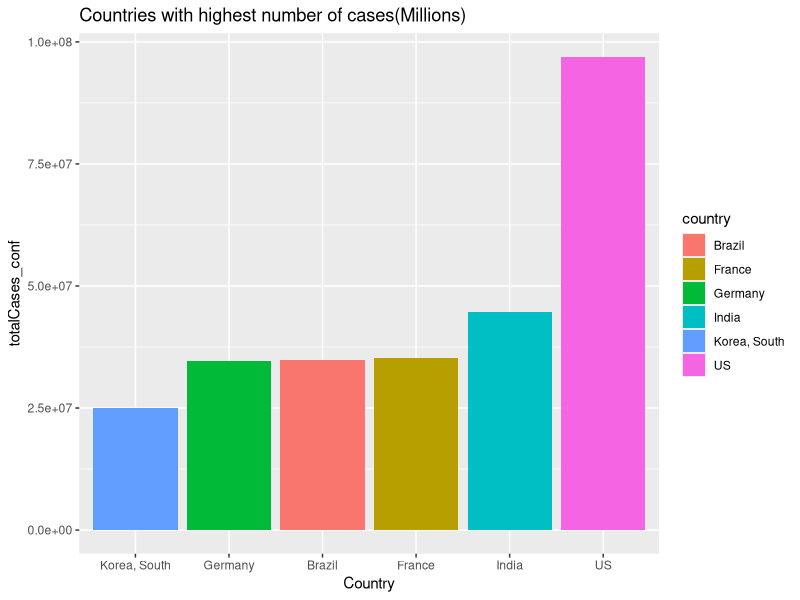
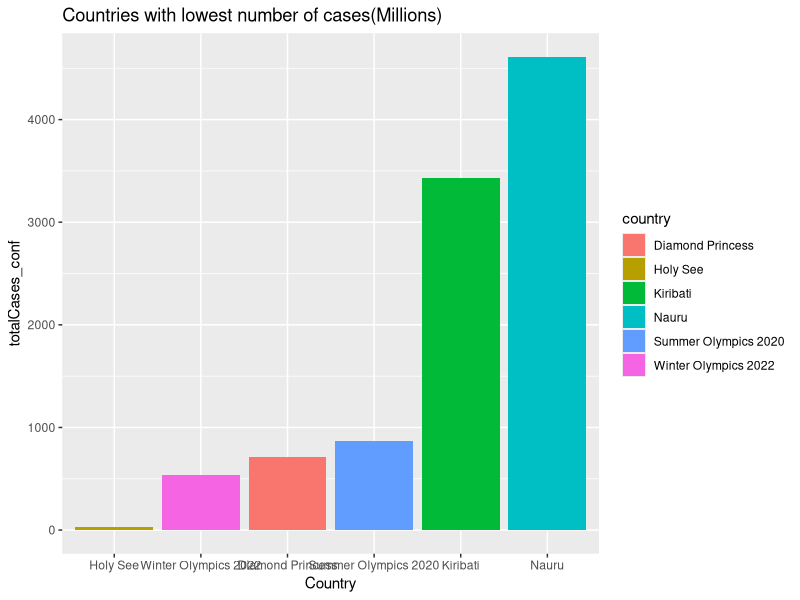
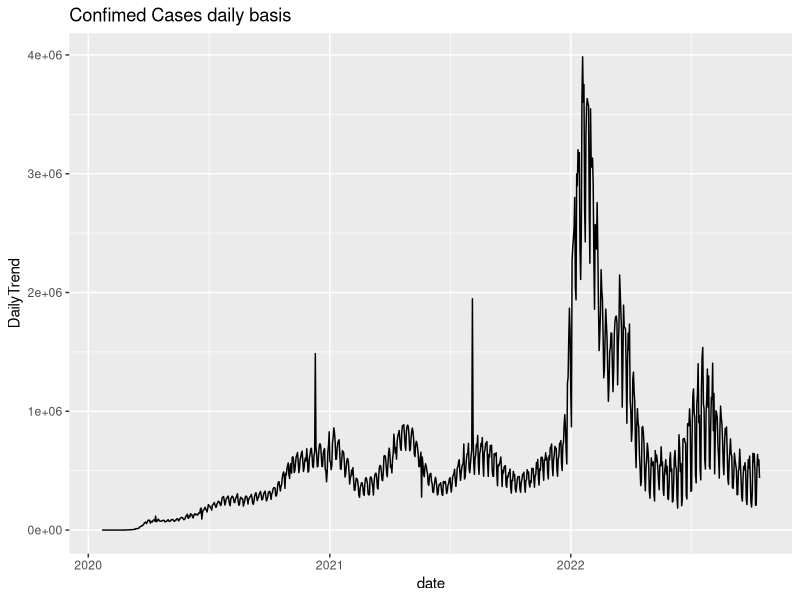
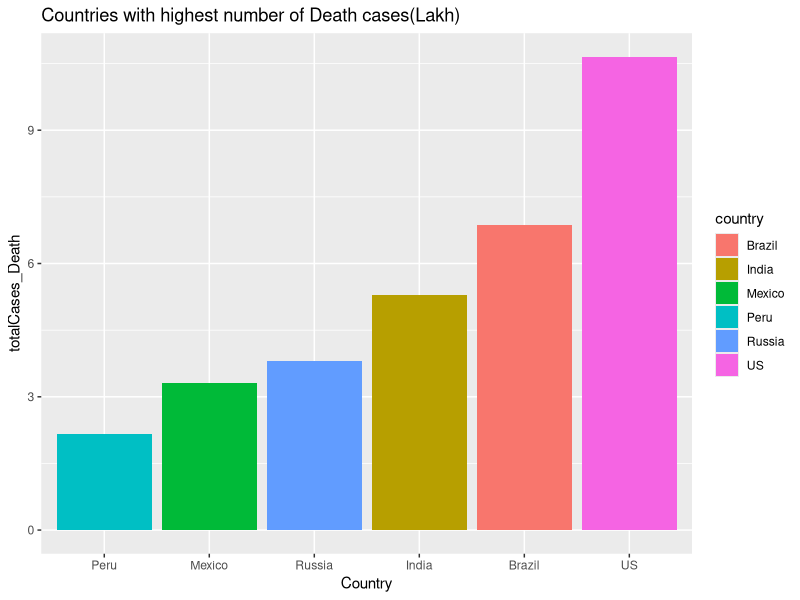
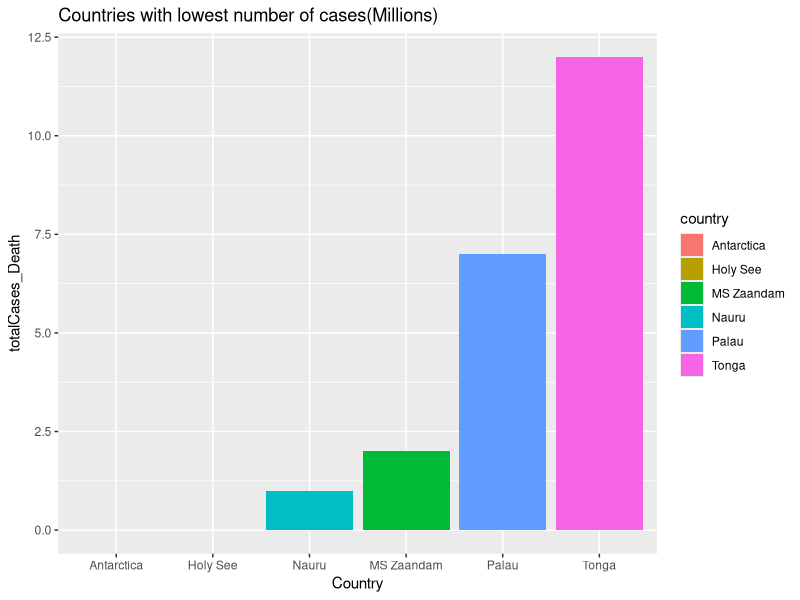
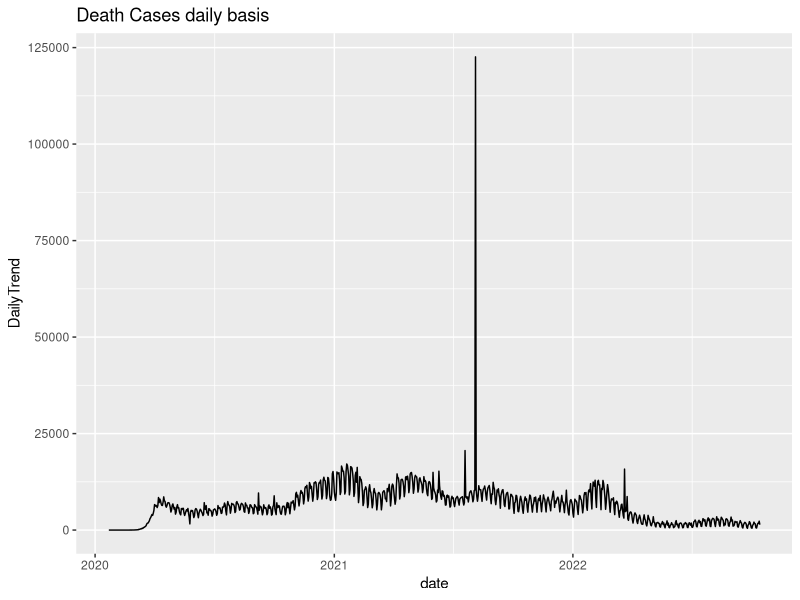
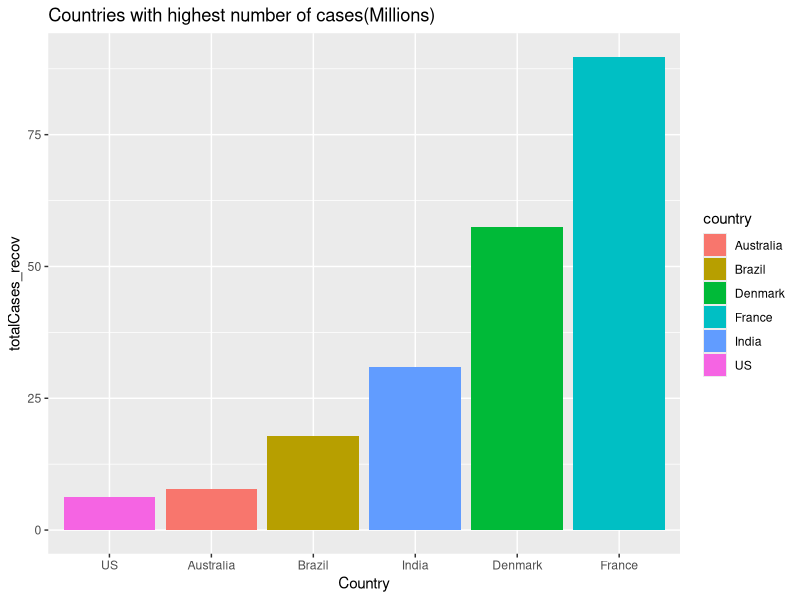
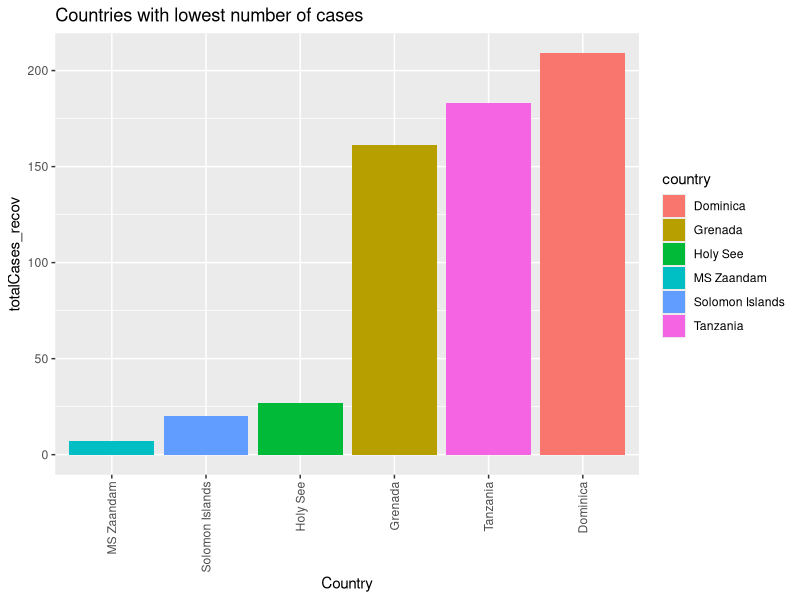

Generate these figures, in order, with R:
## ---- chunk 1
knitr::opts_chunk$set(echo = TRUE)
## ---- chunk 2
library(tidyverse)
library(lubridate)
library(ggplot2)
library(tidyr)
library(dplyr)

## ---- chunk 3
options(warn = -1)

## ---- chunk 4

### Read The input data
confirmedraw = read.csv("time_series_covid19_confirmed_global.csv")
deathsraw= read.csv("time_series_covid19_deaths_global.csv")
recoveredraw = read.csv("time_series_covid19_recovered_global.csv")

# Get the Dimention of the dataset
print(dim(confirmedraw))

print(dim(deathsraw))

print(dim(recoveredraw))

## ---- chunk 5
#Sample data

head(recoveredraw[1,1:10])

## ---- chunk 6
# Function for initial Preprocessing Activity to Create and Structure the raw data
formatTheData = function(data,colName) {
    
    # Rename the lengthy columns
    covid_data = data %>% rename('subregion' = 'Province.State','country' = 'Country.Region')
    
    # Explude not requied columns
    covid_data = covid_data %>%  pivot_longer(cols = -one_of('country','subregion','Lat','Long')
                ,names_to = 'date'
               ,values_to = colName
               )
    
    # Remove 'X' on the Dataframe header
    covid_data$date <- covid_data$date %>% sub("X", "", .)
  
    # COnver to dateformat  
    covid_data$date = mdy(covid_data$date)

    # Sort the data in ascending order
    covid_data = covid_data %>% arrange(date)

    # Round off the values to 3 decimal on Lat and Long   
    covid_data$Lat = round(covid_data$Lat,3)

    covid_data$Long = round(covid_data$Long,3)
    
    #covid_data = merge(countryToContinent,covid_data,  by.y = "Country", by.x = "Country.Region")

    print(unique(format(covid_data$date, "%Y")))
    print(dim(covid_data))

    # Have observed that some issue in canadat nation data where recovered and Death and Conf cases not maching so ignoring     
    covid_data  = covid_data[covid_data$country != 'canada',]
    return(data.frame(covid_data))
    
}
## ---- chunk 7
case.conf = formatTheData(confirmedraw,"conf")
case.death = formatTheData(deathsraw,"death")
case.recov = formatTheData(recoveredraw,"recov")

## ---- chunk 8
head(case.conf)
## ---- chunk 9
## we have to remove recovered data for Canada due to mismatch issue (Canada recovered data is counted by Country-wise rather than Province/State-wise).

case.conf = case.conf[case.conf$country!= 'Canada' & case.conf$country!= 'China',]
case.death = case.death[case.death$country!= 'Canada' & case.death$country!= 'China',]
case.recov = case.recov[case.recov$country!= 'Canada' & case.recov$country!= 'China',]
## ---- chunk 10
#head(case.conf)
head(case.conf %>% arrange(country))

## ---- chunk 11

tail(case.conf)

## ---- chunk 12

tail(case.death)


## ---- chunk 13

full_date = full_join(case.conf, case.death, by = c('subregion','country','Lat','Long', 'date'))

country = full_join(full_date, case.recov, by = c('subregion','country','Lat','Long', 'date'))


## ---- chunk 14
sum(is.na(country))

## ---- chunk 15

# Remove NA and Nan data from the processed data alsi negative values
country = country %>% filter(!is.na(Lat) & !is.na(Long) & !is.na(conf) & !is.na(death) & !is.na(recov))

country = country[country$recov >=0 & country$death >=0 & country$conf >=0,]

sum(is.na(country))

## ---- chunk 16

dim(country)

## ---- chunk 17

length(unique(country$country))

## ---- chunk 18
country$Active = country$conf -  country$death - country$recov

country = country[country$Active>=0 & country$recov>=0,]

dim(country)

## ---- chunk 19
head(country[country$recov !=0,])

## ---- chunk 20

getNewCases = function(nation,col,newcolname){
    df = country
    df = df[df$country == nation,]
    
    df = df %>% arrange(date)
    newCases = df[2:dim(df)[1],][,col] - df[1:dim(df)[1],][,col]
    newCases = append(newCases,0,0)
    
    newCases = newCases[-length(newCases)]
    df$newCases = as.integer(0)
    names(df)[names(df) == "newCases"] <- newcol
    
    df[,newcol] <- newCases

    return(df)
}


## ---- chunk 21

country_newCases <- country
country_newCases$newCases = as.integer(0)
country_newCases <- country_newCases[0,]

newcol = "newCases"

for(c in unique(country$country))
    {
    country_newCases = rbind(country_newCases,getNewCases(c,'conf','newCases'))
}

## ---- chunk 22
country_newDeath <- country
country_newDeath$newDeath = as.integer(0)
country_newDeath <- country_newDeath[0,]

col = "death"
newcol = "newDeath"

for(c in unique(country$country))
    {
    country_newDeath = rbind(country_newDeath,getNewCases(c,col,newcol))
}

## ---- chunk 23

country_newRecovered <- country
country_newRecovered$newRecovered = as.integer(0)
country_newRecovered <- country_newRecovered[0,]

col = "recov"
newcol = "newRecovered"

for(c in unique(country$country))
    {
    country_newRecovered = rbind(country_newRecovered,getNewCases(c,col,newcol))
}

## ---- chunk 24

country_newActive <- country
country_newActive$newActive = as.integer(0)
country_newActive <- country_newActive[0,]

col = "Active"
newcol = "newActive"

for(c in unique(country$country))
    {
    country_newActive = rbind(country_newActive,getNewCases(c,col,newcol))
}


## ---- chunk 25

fulldata1 = full_join(country_newCases, country_newDeath, by = c('subregion','country','Lat',
                                                            'Long', 'date','conf','death',
                                                            'recov','Active'))


## ---- chunk 26

fulldata2 = full_join(fulldata1, country_newActive, by = c('subregion','country','Lat',
                                                            'Long', 'date','conf','death',
                                                            'recov','Active'))


## ---- chunk 27

country = full_join(fulldata2, country_newRecovered, by = c('subregion','country','Lat',
                                                            'Long', 'date','conf','death',
                                                            'recov','Active'))

## ---- chunk 28
head(country)

## ---- chunk 29
# Total cases reported so far

sum(country$newCases)
## ---- chunk 30
# Total cases reported in India
sum(country[country$country == "India",]$newCases)

## ---- chunk 31

## Confirmed Cases Country wise

Countrywise_ConfCases = country %>% group_by(country) %>% 
                                        summarise(totalCases_conf = sum(newCases)) %>% 
                                        arrange(desc(totalCases_conf))

top_10_Country_Highest_ConfCases = head(Countrywise_ConfCases,10)

head(top_10_Country_Highest_ConfCases)

## ---- chunk 32
# Visualize the same using ggplot
ggplot(data = head(top_10_Country_Highest_ConfCases),aes(x = reorder(country,totalCases_conf),
                                                         y = totalCases_conf,fill = country)) + geom_bar(stat = "identity") + 
                    labs(title = "Countries with highest number of cases(Millions)") + xlab("Country")

## ---- chunk 33
# Lowest(Top 10) cases reported

top_10_Country_lowest_ConfCases = tail(Countrywise_ConfCases %>% arrange(desc(totalCases_conf)),10)

top_10_Country_lowest_ConfCases

## ---- chunk 34
# Visualize the same using ggplot
ggplot(data = head(top_10_Country_lowest_ConfCases),aes(x = reorder(country,totalCases_conf),
                                                         y = totalCases_conf,fill = country)) + geom_bar(stat = "identity") + 
                    labs(title = "Countries with lowest number of cases(Millions)") + xlab("Country")

## ---- chunk 35

# Daily Trend on Confirmed Cases
conf_Cases_daily = data.frame(country %>% group_by(date) %>% summarise(DailyTrend = sum(newCases)))

head(conf_Cases_daily)

## ---- chunk 36

conf_Cases_daily$DailyTrend <- ifelse(conf_Cases_daily$DailyTrend < 0,0,conf_Cases_daily$DailyTrend)

## ---- chunk 37

ggplot(conf_Cases_daily,aes(x = date, y = DailyTrend)) + 
        geom_line() + 
        labs(title = "Confimed Cases daily basis")

## ---- chunk 38
# Look ate Death Cases Countrywise

death_Cases_country = country %>% group_by(country) %>% 
                                        summarise(totalCases_Death = sum(newDeath)) %>% 
                                        arrange(desc(totalCases_Death))

top_10_Country_Highest_deathCases = head(death_Cases_country %>% arrange(desc(totalCases_Death)),10)

top_10_Country_Highest_deathCases$totalCases_Death =  top_10_Country_Highest_deathCases$totalCases_Death / 100000

## ---- chunk 39

top_10_Country_Highest_deathCases

## ---- chunk 40

ggplot(data = head(top_10_Country_Highest_deathCases),aes(x = reorder(country,totalCases_Death),
                                                         y = totalCases_Death,fill = country)) + geom_bar(stat = "identity") + 
                    labs(title = "Countries with highest number of Death cases(Lakh)") + xlab("Country")

## ---- chunk 41

tail(death_Cases_country)

## ---- chunk 42

top_10_Country_lowest_DeathCases = tail(death_Cases_country %>% arrange(desc(totalCases_Death)),10)

ggplot(data = head(top_10_Country_lowest_DeathCases),aes(x = reorder(country,totalCases_Death),
                                                         y = totalCases_Death,fill = country)) + geom_bar(stat = "identity") + 
                    labs(title = "Countries with lowest number of cases(Millions)") + xlab("Country")

## ---- chunk 43

death_Cases_daily = data.frame(country %>% group_by(date) %>% summarise(DailyTrend = sum(newDeath)))

head(death_Cases_daily)

## ---- chunk 44

death_Cases_daily$DailyTrend <- ifelse(death_Cases_daily$DailyTrend < 0,0,death_Cases_daily$DailyTrend)

## ---- chunk 45

ggplot(death_Cases_daily,aes(x = date, y = DailyTrend)) + 
        geom_line() + 
        labs(title = "Death Cases daily basis")

## ---- chunk 46

recov_Cases_country <- data.frame(country = NA,totalCases = NA)

df = country

getRecovCasesCounrywise = function(country)
{
    df = df[df$country == country,]

    df$recov_daily = df[2:dim(df)[1],]$recov - df[1:dim(df)[1],]$recov
    
    df$recov_daily <- ifelse(df$recov_daily < 0,0,df$recov_daily)
    
    return (data.frame(country = country,totalCases = sum(df$recov_daily)))
}

for(c in unique(country$country))
    {
    recov_Cases_country = rbind(recov_Cases_country,getRecovCasesCounrywise(c))
}

recov_Cases_country = recov_Cases_country %>% filter(!is.na(totalCases))

colnames(recov_Cases_country)[2] <- "totalCases_recov"


## ---- chunk 47

top_10_Country_Highest_recovCases = head(recov_Cases_country %>% arrange(desc(totalCases_recov)),10)

top_10_Country_Highest_recovCases$totalCases_recov =  top_10_Country_Highest_recovCases$totalCases_recov / 1000000

## ---- chunk 48

top_10_Country_Highest_recovCases

## ---- chunk 49

ggplot(data = head(top_10_Country_Highest_recovCases),aes(x = reorder(country,totalCases_recov),
                                                          y = totalCases_recov,fill = country)) + 
                geom_bar(stat = "identity") + 
                    labs(title = "Countries with highest number of cases(Millions)") + xlab("Country")

## ---- chunk 50

top_10_Country_lowest_recovCases = tail(recov_Cases_country %>% arrange(desc(totalCases_recov)),20)

## ---- chunk 51

ggplot(data = head(top_10_Country_lowest_recovCases),aes(x = reorder(country,totalCases_recov),
                                                         y = totalCases_recov,fill = country)) + 
                geom_bar(stat = "identity") + theme(axis.text.x = element_text(angle = 90, vjust = 0.5, hjust=1)) +
                    labs(title = "Countries with lowest number of cases") + xlab("Country")

## ---- chunk 52

recov_Cases_daily = data.frame(country %>% group_by(date) %>% summarise(recovCases = sum(recov)))

head(recov_Cases_daily)

## ---- chunk 53
recov_Cases_daily$DailyTrend = recov_Cases_daily[2:dim(recov_Cases_daily)[1],'recovCases'] - 
                                    recov_Cases_daily[1:dim(recov_Cases_daily)[1],'recovCases']

recov_Cases_daily$DailyTrend <- ifelse(recov_Cases_daily$DailyTrend < 0,0,recov_Cases_daily$DailyTrend)

## ---- chunk 54
ggplot(recov_Cases_daily,aes(x = date, y = DailyTrend)) + 
        geom_line() + 
        labs(title = "Recovered Cases daily basis")

## ---- chunk 55

#### All kind of cases in one plot daily basis
ggplot() + 
  geom_line(data =conf_Cases_daily, aes(x=date,y=DailyTrend),color='red') + 
  geom_line(data =death_Cases_daily, aes(x=date,y=DailyTrend),color='blue') + 
  geom_line(data =recov_Cases_daily, aes(x=date,y=DailyTrend),color='black') + 
     geom_point()

## ---- chunk 56

df_list <- list(Countrywise_ConfCases , death_Cases_country, recov_Cases_country)
df_list <- df_list %>% reduce(full_join, by='country')

## ---- chunk 57

head(df_list)

## ---- chunk 58

#### Correlation between cases 'Confirmed' and 'Recovered'

ggplot(df_list,aes(x = totalCases_conf,y = totalCases_recov)) +
  geom_point() + 
  ylim(0,1000000) + 
  xlim(0,1000000)

## ---- chunk 59

#### Correlation between cases 'Confirmed' and 'Death'

ggplot(df_list,aes(x = totalCases_conf,y = totalCases_Death)) + 
  geom_point() +
  ylim(0,25000) + 
  xlim(0,1000000)

## ---- chunk 60

df_list$totalCases_conf = df_list$totalCases_conf
df_list$totalCases_death = df_list$totalCases_Death
df_list$totalCases_recov = df_list$totalCases_recov

## ---- chunk 61

head(df_list %>% arrange(desc(totalCases_conf)),10)

## ---- chunk 62
#### Mortality Rate and Recovery Rate 

df_list[df_list$country == 'India',]

## ---- chunk 63

df_list = mutate(df_list,recovery_rate = totalCases_recov / totalCases_conf)

df_list = mutate(df_list,mortality_rate = totalCases_death / totalCases_conf)

## ---- chunk 64
#### Order based on the highest 'death rate'

head(df_list %>% arrange(desc(mortality_rate)))

## ---- chunk 65
#### Order based on the highest 'recovery_rate'

head(df_list %>% arrange(desc(recovery_rate)))
## ---- chunk 66
df_list <- list(Countrywise_ConfCases, death_Cases_country, recov_Cases_country)
df_list <- df_list %>% reduce(full_join, by='country')

## ---- chunk 67
#### World Reported Cases

sum(df_list$totalCases_conf) /1000000000 # in billion


## ---- chunk 68

sum(df_list$totalCases_death) /1000000 # Million

## ---- chunk 69

sum(df_list$totalCases_recov) /1000000 # Million

## ---- chunk 70

#### Average Cases worldwide Recoved on daily wise

# recov_Cases_daily

recov_Cases_daily %>% summarise("mean( in lakh)" = mean(DailyTrend)) /100000

## ---- chunk 71

#### Average Cases worldwide Confirmed on daily wise

conf_Cases_daily %>% summarise("mean( in lakh)" = mean(DailyTrend)) / 100000
## ---- chunk 72
#### Average Cases worldwide Recovered on daily wise

death_Cases_daily %>% summarise("mean( in thousands)" = mean(DailyTrend))/ 1000
## ---- chunk 73
#### Plot Recovery and Death Rate

tail(country)

## ---- chunk 74

daily = country %>% select('date','recov','conf','death') %>% group_by(date) %>% summarise(total_recov = sum(recov),
                                                                                           total_conf = sum(conf),
                                                                                           total_death = sum(death))

head(daily)

## ---- chunk 75

daily = mutate(daily,recovery_rate = total_recov / total_conf)

daily = mutate(daily,mortality_rate = total_death / total_conf)

## ---- chunk 76

ggplot(daily,aes(x = date, y = recovery_rate)) + 
        geom_line() + 
        labs(title = "Recovery rate daily basis")

## ---- chunk 77

ggplot(daily,aes(x = date, y = mortality_rate)) + 
        geom_line() + 
        labs(title = "Death rate daily basis")

## ---- chunk 78

#### Analysize Active Cases counry wise

data = head(country %>% group_by(country) %>% summarise(Active_cases = sum(newActive)) %>% arrange(desc(Active_cases)),40) 

ggplot(data,aes(x = reorder(country,Active_cases),y = Active_cases,fill = Active_cases)) + 
geom_bar(stat = "identity") + coord_flip() +theme(axis.text.x = element_text(angle = 90, vjust = 0.5, hjust=1))

## ---- chunk 79

#### Group by Month

monthwise_cases= country %>% group_by(month = lubridate::floor_date(date, 'month')) %>%
    summarize(Conf = sum(newCases),death = sum(newDeath),recov = sum(newRecovered))

monthwise_cases = head(monthwise_cases,18)

## ---- chunk 80

monthwise_cases

## ---- chunk 81

ggplot() + geom_line(data =monthwise_cases, aes(x=month,y=Conf),color='red') + 
           geom_line(data =monthwise_cases, aes(x=month,y=death),color='blue') + 
           geom_line(data =monthwise_cases, aes(x=month,y=recov),color='black') + geom_point()

## ---- chunk 82

#### Analyze 'Recovered' and Death' rate

country$newRecovered = abs(country$newRecovered)

d = head(country %>% select('country','newRecovered','newDeath') %>% 
                group_by(country)  %>% 
                    summarise(recov = sum(newRecovered), death = sum(newDeath)),30)

ggplot(d,aes(x = recov, y = death,color = country)) + geom_point()

